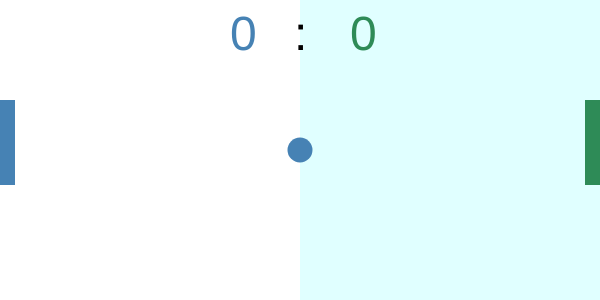
Frame 1 (no input)
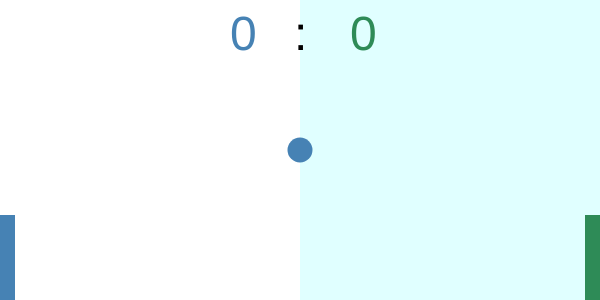
Frame 60 (no input)
Frame 120 (the mouse pressed at the canvas centre since frame 60): identical to frame 60, image omitted

The p5.js sketch that drew these frames (run headless with seeded random() and noise() and a simulated clock; from frame 60 on, the mouse is pressed at the canvas centre):

// p5.js sketch
// ── sketch.js
let w = 600;
let h = 300;
let p1, p2;
let paddleW = 15; 
let paddleH = 85;
let colors = ['#2E8B57','#008080','#4682B4'];
let ballD = 25;

class Paddle {
  constructor(x, y, w, h) {
    this.x = x;
    this.y = y;
    this.w = w;
    this.h = h;
    this.speed = 2;
    this.color = random(colors);
    this.score = 0;
  }

  draw() {
    fill(this.color);
    noStroke();
    rect(this.x, this.y, this.w, this.h);
  }

  update() {
    this.y += this.speed;
    this.y = constrain(this.y, 0, h - this.h);
  }

  move(direction) {
    this.speed = direction * 8;
  }
  upScore() {
    this.score += 1;
  }
}

class Ball {
  constructor(x, y, d) {
    this.x = x;
    this.y = y;
    this.d = d;
    this.color = random(colors);
    this.speedX = 0;
    this.speedY = 0;
  }
  draw() {
    fill(this.color);
    noStroke();
    ellipse(this.x, this.y, this.d);
  }

  start() {
    this.speedX = random([-1, 1]);
    this.speedY = random([-1, 1]);
  }

  rematch() {
    this.x = w / 2;
    this.y = h / 2;
    this.speedX = 0;
    this.speedY = 0;
  }

  reflect(xdir, ydir) {
    this.speedX = this.speedX * xdir;
    this.speedY = this.speedY * ydir;
  }

  update() {
    // отскок мяча от пола
    this.x += this.speedX;
    this.y += this.speedY;

    if (this.y - this.d / 2 < 0) {
      this.reflect(1, -1);
    }

    if (this.y + this.d / 2 > h) {
      this.reflect(1, -1);
    }
    // отскок мяча от ракеток
    //правая ракетка
    if (this.x + this.d / 2 > w) {
      if (this.y > p2.y && this.y < p2.y + p2.h) {
        this.reflect(-1, 1);

        this.speedX *= 1.5;
        this.speedY *= 1.5;
      } else {
        this.rematch();
        p1.upScore();
      }
    }

    //левая
    if (this.x - this.d / 2 < 0) {
      if (this.y > p1.y && this.y < p1.y + p1.h) {
        this.reflect(-1, 1);

        this.speedX *= 1.5;
        this.speedY *= 1.5;
      } else {
        this.rematch();
        p2.upScore();
      }
    }
  }
}
function setup() {
  createCanvas(w, h);
  //создали ракетки
  p1 = new Paddle(0, 100, paddleW, paddleH); //w.s
  p2 = new Paddle(w - paddleW, 100, paddleW, paddleH); //a.z

  //создали ball
  gameBall = new Ball(w / 2, h / 2, ballD);
  // gameBall.start()
}

function draw() {
  background('#E0FFFF');

  fill('#EFFFF');
  noStroke();
  rect(0, 0, w / 2, h);

  textSize(48);
  fill(p1.color);
  noStroke();
  strokeWeight(4);
  text(p1.score, w / 2 - 70, 50);
  fill(p2.color);
  text(p2.score, w / 2 + 50, 50);

  fill(0);
  text(':', w / 2 - 6, 50);

  gameBall.draw();
  gameBall.update();

  p1.draw();
  p2.draw();
  p1.update();
  p2.update();
}

function keyPressed() {
  if (key === 'o') {
    p1.move(-1);
  } else if (key === 'k') {
    p1.move(1);
  }

  if (key === 'a') {
    p2.move(-1);
  } else if (key === 'z') {
    p2.move(1);
  }
  if (keyCode == 32) {
    gameBall.start();
  }
}


function keyReleased() {
    if (key === 'o') {
    p1.move(0);
  }
 if (key === 'k') {
    p1.move(0);
  }


  if (key === 'a') {
    p2.move(0);
  }
  if (key === 'z') {
    p2.move(0);
  }

}
